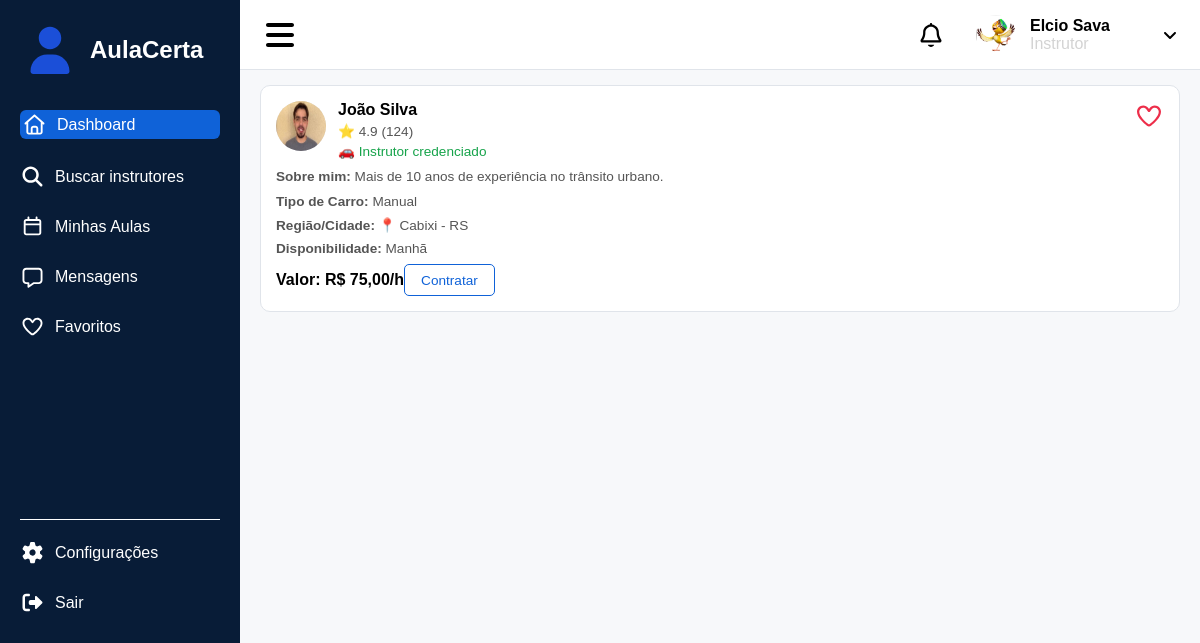
/perfil_instrutor.php?id=3 (signed in), run on the app's committed database.
### tables this page shows
CREATE TABLE `usuario` (
  `id_usuario` int(11) NOT NULL,
  `email_usuario` varchar(50) DEFAULT NULL,
  `senha_usuario` varchar(255) DEFAULT NULL,
  `cargo_usuario` enum('Aluno','Instrutor') DEFAULT 'Aluno',
  `nome_usuario` varchar(50) DEFAULT NULL,
  `foto_usuario` varchar(255) DEFAULT NULL
);

CREATE TABLE `detalhes` (
  `id_usuario` int(11) NOT NULL,
  `id` int(11) NOT NULL,
  `descricao` varchar(255) DEFAULT NULL,
  `cambio` varchar(20) DEFAULT NULL,
  `estado` varchar(20) DEFAULT NULL,
  `cidade` varchar(50) DEFAULT NULL,
  `valor` varchar(10) DEFAULT NULL,
  `dispo` varchar(10) DEFAULT NULL
);

CREATE TABLE `municipios` (
  `id_municipio` int(11) NOT NULL,
  `codigo_municipio` int(11) NOT NULL,
  `nome_municipio` varchar(255) NOT NULL,
  `uf_estado` char(2) NOT NULL
);

### perfil_instrutor.php (the view, shortened to what this page needs)
<?php
include 'conexao/conexao.php';
$sql = "SELECT * FROM usuario WHERE id_usuario = :id_usuario";
$stmt = $conexao->prepare($sql);
$stmt->bindValue(":id_usuario", $_SESSION['id_usuario']);
$stmt->execute();
$usuario = $stmt->fetch(PDO::FETCH_ASSOC);
?>
<!DOCTYPE html>
<html lang="pt-br">
<head>
</head>
<body>
    <section class="menu">
        <header>
            <div class="barras">
                <img src="img/barras.svg" alt="">
            </div>
            <div class="perfil">
                <img src="img/bell.svg" alt="" class="sino">
                <img src="<?php echo $usuario['foto_usuario']; ?>" alt="" class="pessoa" onclick="perfil()">
                <div class="descricao">
                    <strong><?php echo $_SESSION['nome_usuario']; ?></strong>
                    <span><?php echo $usuario['cargo_usuario']; ?></span>
                </div>
                <div class="down">
                    <img src="img/down.svg" alt="">
                </div>
            </div>
        </header>
        <div class="menu_lateral">
            <div class="logo">
                <img src="img/user.svg" alt="">
                <h1>AulaCerta</h1>
            </div>
            <div class="topicos">
                <div class="topico destaque" onclick="dashboard()">
                    <img src="img/house.svg" alt="">
                    <h2>Dashboard</h2>
                </div>
                <div class="topico cursor" onclick="pesquisar()">
                    <img src="img/search.svg" alt="">
                    <h2>Buscar instrutores</h2>
                </div>
                <div class="topico">
                    <img src="img/calendar.svg" alt="">
                    <h2>Minhas Aulas</h2>
                </div>
                <div class="topico">
                    <img src="img/message.svg" alt="">
                    <h2>Mensagens</h2>
                </div>
                <div class="topico">
                    <img src="img/hearth.svg" alt="">
                    <h2>Favoritos</h2>
                </div>
            </div>
            <div class="acoes">
                <div class="acao">
                    <img src="img/config.svg" alt="">
                    <h2>Configurações</h2>
                </div>
                <div class="acao cursor" onclick="sair()">
                    <img src="img/sair.svg" alt="">
                    <h2>Sair</h2>
                </div>
            </div>
        </div>
        <div class="instrutores">
            <div class="cards_instrutores">
                <?php
                include "conexao/conexao.php";
                $id = $_GET['id'] ?? null;
                $instrutores = "SELECT
                                    u.id_usuario,
                                    u.nome_usuario,
                                    u.foto_usuario,
                                    u.cargo_usuario,
                                    d.descricao,
                                    d.cambio,
                                    d.estado,
                                    d.cidade,
                                    d.valor,
                                    d.dispo,
                                    m.nome_municipio
                                FROM usuario AS u
                                INNER JOIN detalhes AS d ON u.id_usuario = d.id_usuario
                                INNER JOIN municipios AS m ON m.id_municipio = d.cidade
                                WHERE u.id_usuario = :id";
                $stmt = $conexao->prepare($instrutores);
                $stmt->bindParam(':id', $id);
                $stmt->execute();
                while ($linha = $stmt->fetch(PDO::FETCH_ASSOC)) {
                    echo "<div class='card_instrutor'>";
                    echo "<div class='card_topo'>";
                    echo "<img src='{$linha['foto_usuario']}' class='foto_instrutor'>";
                    echo "<div class='info_instrutor'>";
                    echo "<strong>{$linha['nome_usuario']}</strong>";
                    echo "<span>⭐ 4.9 (124)</span>";
                    echo "<span class='credenciado'>🚗 Instrutor credenciado</span>";
                    echo "</div>";
                    echo "</div>";
                    echo "<p><strong>Sobre mim: </strong>{$linha['descricao']}</p>";
                    echo "<span><strong>Tipo de Carro: </strong>{$linha['cambio']}</span>";
                    echo "<span><strong>Região/Cidade: </strong>📍 {$linha['nome_municipio']} - {$linha['estado']}</span>";
                    echo "<span><strong>Disponibilidade: </strong>{$linha['dispo']}</span>";
                    echo "<div class='card_rodape'>";
                    echo "<form action='agenda_aula.php' method='get'>";
                    echo "<strong><strong>Valor: </strong>R$ {$linha['valor']},00/h</strong><input type='hidden' value='{$linha['id_usuario']}' name='id'><button class='botao_perfil' onclick='agendar()'>Contratar</button>";
                    echo "</form>";
                    echo "</div>";
                    echo "<img src='img/hearth2.svg' class='favorito'>";
                    echo "</div>";
                }
                ?>
            </div>
        </div>
    </section>
</body>
</html>

### perfil_instrutor.php (style rules this page uses)
* { margin: 0; padding: 0; box-sizing: border-box; font-family: sans-serif; }
.menu { display: grid; grid-template-columns: 1fr 4fr; grid-template-rows: auto auto auto 1fr; height: 100vh; gap: 0; padding: 0; background: rgb(247, 248, 250); }
.menu_lateral { background: rgb(8, 28, 55); padding: 20px; display: flex; flex-direction: column; grid-row: 1 / -1; }
.logo { display: flex; align-items: center; gap: 10px; color: white; margin-bottom: 30px; }
.logo img { width: 60px; height: 60px; }
.topicos { margin-bottom: 150px; }
.acoes { border-top: solid 1px white; margin-top: 30px; padding-top: 20px; }
.topicos, .acoes { display: flex; flex-direction: column; gap: 25px; }
.topico, .acao { display: flex; align-items: center; gap: 10px; color: white; }
.topico img, .acao img { width: 25px; height: 25px; }
.topico h2, .acao h2 { font-size: 1rem; font-weight: normal; }
header { grid-column: 2 / 3; height: 70px; display: flex; align-items: center; justify-content: space-between; padding: 0 20px; border-bottom: solid 1px #e0e4ea; background: white; }
.pessoa { border-radius: 50%; height: 40px; width: 40px; }
.sino { height: 30px; width: 30px; margin-right: 20px; }
.perfil { display: flex; align-items: center; gap: 10px; }
.descricao { display: flex; flex-direction: column; margin-left: 4px; }
.down { width: 20px; height: 20px; margin-left: 40px; }
.barras { width: 40px; height: 40px; }
.descricao span { color: lightgrey; }
.instrutores { grid-column: 2 / 3; padding: 0 20px 20px 20px; display: flex; flex-direction: column; gap: 15px; }
.cards_instrutores { display: flex; gap: 15px; }
.card_instrutor { flex: 1; display: flex; flex-direction: column; gap: 8px; padding: 15px; border: solid 1px #e0e4ea; border-radius: 10px; background: white; position: relative; }
.card_topo { display: flex; align-items: flex-start; gap: 12px; }
.info_instrutor { display: flex; flex-direction: column; gap: 4px; }
.info_instrutor strong { font-size: 1rem; }
.info_instrutor span { font-size: 0.85rem; color: #555; }
.info_instrutor .credenciado { color: rgb(22, 163, 74); font-size: 0.85rem; }
.card_instrutor>p { font-size: 0.85rem; color: #555; line-height: 1.4; }
.card_instrutor>span { font-size: 0.85rem; color: #555; }
.card_rodape { display: flex; align-items: center; justify-content: space-between; margin-top: auto; }
.card_rodape strong { font-size: 1rem; }
.card_rodape button { height: 32px; padding: 0 16px; border-radius: 5px; border: solid 1px rgb(15, 98, 216); background: white; font-size: 0.85rem; color: rgb(15, 98, 216); }
.foto_instrutor { width: 50px; height: 50px; border-radius: 50%; background: #e0e4ea; }
.favorito { position: absolute; top: 15px; right: 15px; width: 30px; height: 30px; }
.destaque { background: rgb(15, 98, 216); padding: 2px; border-radius: 6px; }
.cursor { cursor: pointer; }

### data on the page
usuario: foto_usuario (picture), cargo_usuario "Instrutor"
usuario: foto_usuario (picture), nome_usuario "João Silva", detalhes.descricao "Mais de 10 anos de experiência no trânsito urbano.", detalhes.cambio "Manual", municipios.nome_municipio "Cabixi", detalhes.estado "RS", detalhes.dispo "Manhã", detalhes.valor "75"

### other printed values
$_SESSION['nome_usuario'] "Elcio Sava"
